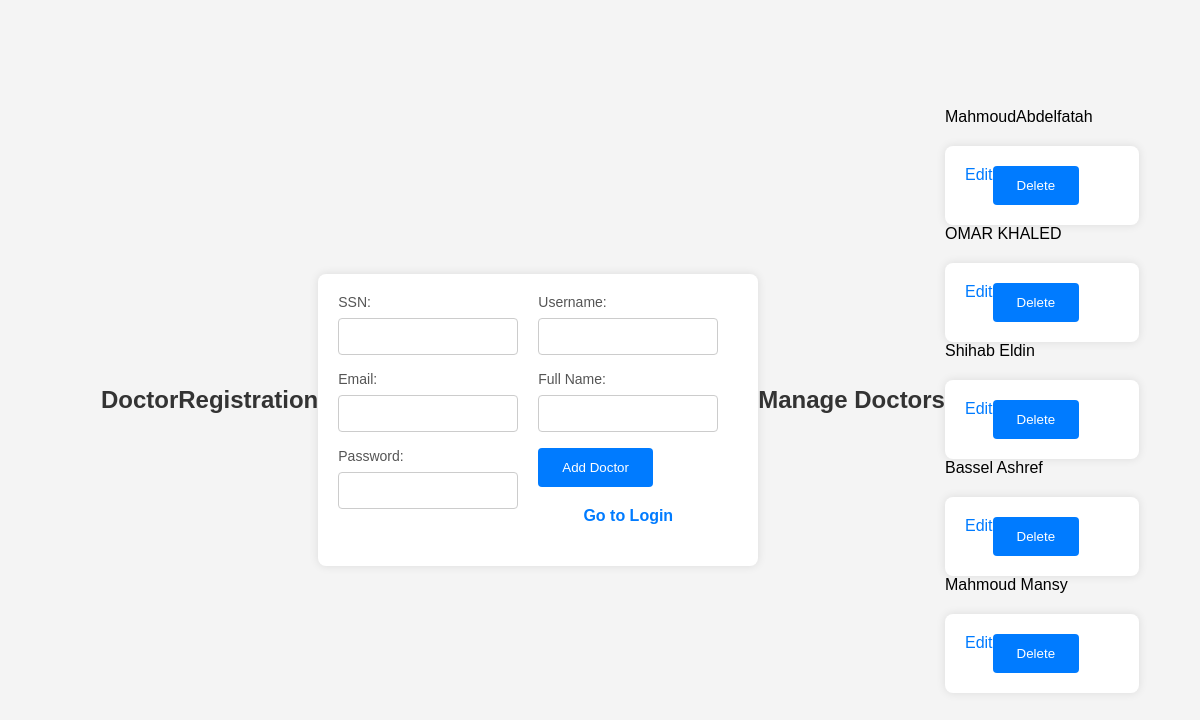
The page /admin on the database its author committed.
### website/models.py (models this page shows)
class Doctor(db.Model):
    id = db.Column(db.Integer, primary_key=True)
    ssn = db.Column(db.Integer)
    email = db.Column(db.String(100))
    password = db.Column(db.String(50), nullable=False)
    user_name = db.Column(db.String(50), unique=True, nullable=False)
    full_name = db.Column(db.String(50))
    working_hours = db.Column(db.Integer)
    salary = db.Column(db.Integer)
    phone = db.Column(db.String(11))
    address = db.Column(db.String(30))
    specialty = db.Column(db.String(30))
    photo = db.Column(db.String(20), nullable=False, default='default.jpg')
    viewsointments = db.relationship('Appointment', backref='doctor', lazy=True)

### website/views.py (the view)
@views.route('/admin', methods=['GET', 'POST'])
def admin():
    doctors = Doctor.query.all()
    if request.method == 'POST':
        create_doctor(
            request.form['ssn'], request.form['email'], request.form['password'],
            request.form['user_name'], request.form['full_name']
        )
    return render_template('admin.html', doctors=doctors)

### website/templates/admin.html (shortened to what this page needs)
<!DOCTYPE html>
<html lang="en">
  <head>
    <link
      rel="stylesheet"
      href="{{ url_for('static', filename='css/admin_registration.css') }}"
      type="text/css"
    />
  </head>
  <body>
    <h2>DoctorRegistration</h2>
    <form
      method="POST"
      action="{{ url_for('views.admin') }}"
      class="two-columns"
    >
      <div>
        <label for="ssn">SSN:</label>
        <input type="text" name="ssn" required /><br />
        <label for="email">Email:</label>
        <input type="email" name="email" required /><br />
        <label for="password">Password:</label>
        <input type="password" name="password" required /><br />
      </div>
      <div>
        <label for="user_name">Username:</label>
        <input type="text" name="user_name" required /><br />
        <label for="full_name">Full Name:</label>
        <input type="text" name="full_name" required /><br />
        <button type="submit">Add Doctor</button>
        <h4 class=""><a href="{{ url_for('views.login') }}">Go to Login</a></h4>
      </div>
    </form>
    <h2>Manage Doctors</h2>
    <ul>
      {% for doctor in doctors %} {{ doctor.full_name }}
      <form
        method="POST"
        action="{{ url_for('views.delete_doctor', doctor_id=doctor.id) }}"
      >
        <a href="{{ url_for('views.edit_doctor', doctor_id=doctor.id) }}"
          >Edit</a
        >
        <button type="submit">Delete</button>
      </form>
      {% endfor %}
    </ul>
  </body>
</html>

### website/static/css/admin_registration.css (style rules this page uses)
body { font-family: "Arial", sans-serif; background-color: #f4f4f4; margin: 0; padding: 0; display: flex; align-items: center; justify-content: center; height: 100vh; }
h2 { text-align: center; color: #333; }
form > div { flex: 1; margin-right: 20px; }
form { background-color: #fff; display: flex; flex-wrap: wrap; padding: 20px; border-radius: 8px; box-shadow: 0 0 10px rgba(0, 0, 0, 0.1); max-width: 400px; width: 100%; margin-top: 20px; }
label { font-size: 14px; color: #555; margin-bottom: 8px; display: block; }
input { width: 100%; padding: 10px; margin-bottom: 16px; border: 1px solid #ccc; border-radius: 4px; box-sizing: border-box; }
button { background-color: #007bff; color: #fff; padding: 12px 24px; border: none; border-radius: 4px; cursor: pointer; transition: background-color 0.3s ease; }
h4 { text-align: center; margin-top: 20px; }
a { color: #007bff; text-decoration: none; }
h2 + form { margin-top: 40px; }
ul { list-style: none; padding: 0; }

### rows shown on the page
Doctor: full_name "MahmoudAbdelfatah"
Doctor: full_name "OMAR KHALED"
Doctor: full_name "Shihab Eldin"
Doctor: full_name "Bassel Ashref"
Doctor: full_name "Mahmoud Mansy"
